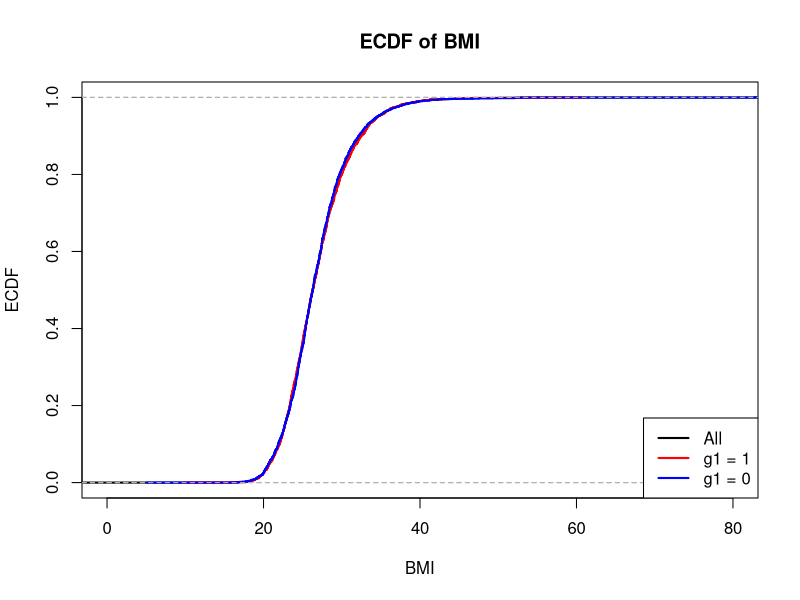

Generate this figure with R:
df <- read.table("data.txt", header = TRUE, quote = "\"")

ecdf_all <- ecdf(df$BMI)
ecdf_g1  <- ecdf(df$BMI[df$g1 == 1])
ecdf_g0  <- ecdf(df$BMI[df$g1 == 0])

plot(ecdf_all,
     xlim = c(0, 80),
     col = "black",
     lwd = 2,
     main = "ECDF of BMI",
     xlab = "BMI",
     ylab = "ECDF")

lines(ecdf_g1, col = "red",  lwd = 2)
lines(ecdf_g0, col = "blue", lwd = 2)

legend("bottomright",
       legend = c("All", "g1 = 1", "g1 = 0"),
       col = c("black", "red", "blue"),
       lwd = 2)
